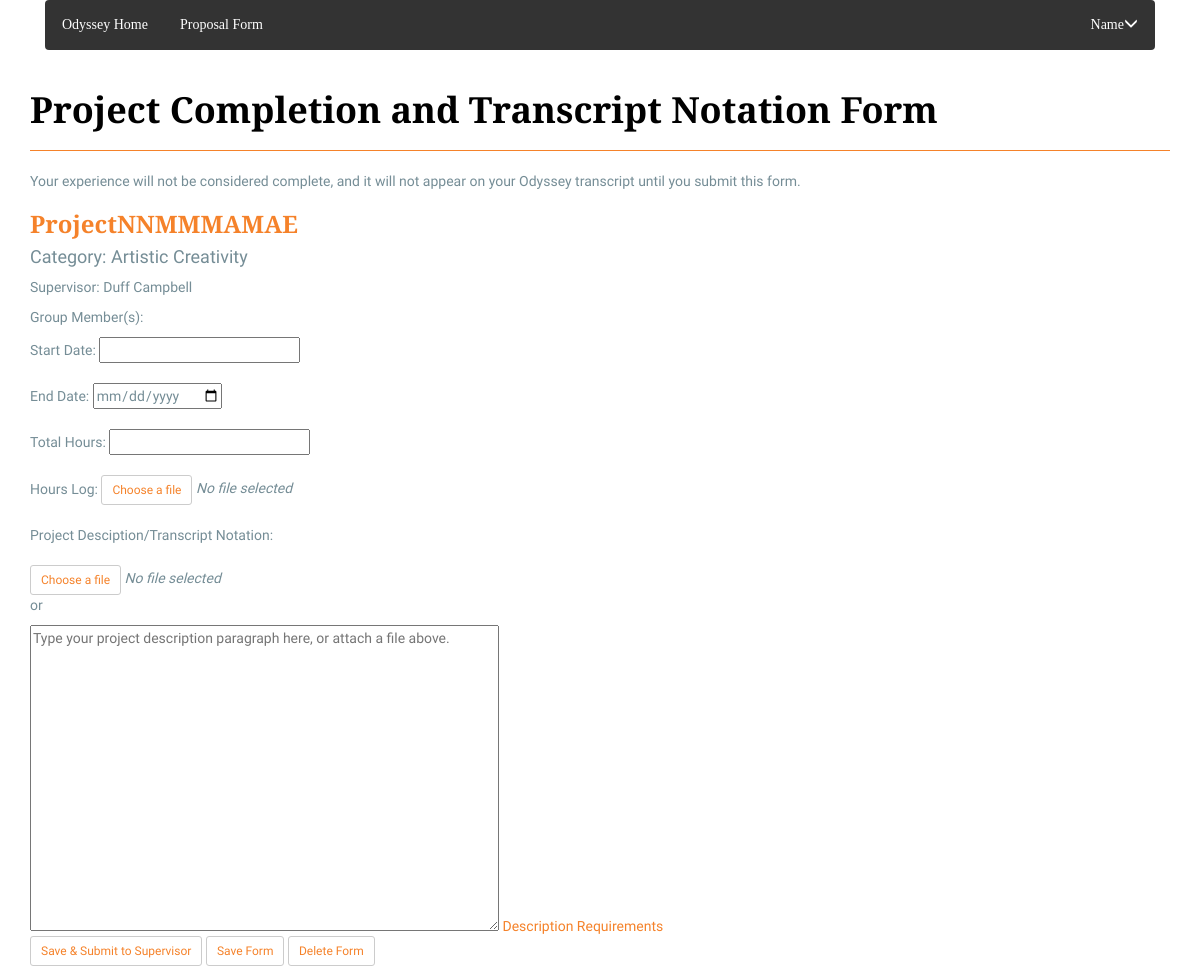
The page /odyssey/complete-project/43 on the database its author committed.
### projects/models.py (models this page shows, shortened)
class Project(models.Model):
    title = models.CharField(max_length=200)
    category = models.CharField(max_length=20)
    advisor = models.ForeignKey(User, on_delete=models.CASCADE)
    status = models.CharField(max_length=60)
    start_date = models.CharField(max_length=50)
    end_date = models.CharField(max_length=50)
    update_date = models.CharField(max_length=50)

### projects/views.py (the view)
# urls.py: url(r'^complete-project/(?P<project_id>[0-9]+)', views.completion, name = 'completion'),
def completion(request, project_id):
    project = get_object_or_404(Project, pk=project_id)
    return render(request, 'projects/completion.html', {'project':project})

### projects/templates/projects/completion.html (shortened to what this page needs)
{% extends "projects/base.html" %}
{% block header %}Project Completion and Transcript Notation Form{% endblock %}
{% block content %}
<div class="body">
<p>Your experience will not be considered complete, and it will not appear on your Odyssey transcript until you submit this form.</p>
</div>
        <h3>{{project.title}}</h3>
        <h4 id="projectCategory">Category: {{project.category}}</h4>
        <div>
            <p id="supervisor">
            Supervisor: {{project.advisor.first_name}} {{project.advisor.last_name}}
            </p>
            <p id="group">
            Group Member(s):
            </p>
            <form action="">
            Start Date: <input type="text", id="startdate"/>
            <br><br>
            End Date: <input type="date", id="enddate"/>
            <br><br>
            Total Hours: <input type="text", id="hours"/><br><br>
            Hours Log:
            <label for="hrfile">Choose a file</label><p id="hrlabel"> No file selected</p>
            <br><br>
            Project Desciption/Transcript Notation:
            <br>
            <br>
            <label for="descfile">Choose a file</label><p id="desclabel"> No file selected</p>
            <p>or</p>
            <textarea rows="15" cols="56" id="description" placeholder="Type your project description paragraph here, or attach a file above."></textarea>
            <a href="" id="require">Description Requirements</a>
            </form>
<button id="ss" class="btn btn-default btn-sm">Save &amp; Submit to Supervisor</button>
<button id="save" class="btn btn-default btn-sm">Save Form</button>
<button id="delete" class="btn btn-default btn-sm">Delete Form</button>
{% endblock %}

### projects/static/projects/style.css (style rules this page uses)
body { font-family: 'Merriweather Sans', sans-serif; padding-bottom: 10px; }
h3 { font-family: 'Merriweather', serif; color: #f5822a; font-weight: 700; }
a { color: #f5822a; }
.inputnar + label, .inputhr + label, .inputdesc + label { display: inline-block; cursor: pointer; }
#narlabel, #hrlabel, #desclabel { display: inline; font-style: italic; }
.btn { color: #f5822a; }

### projects/static/projects/timeline.css (style rules this page uses)
html, body { width: 100% !important ; height: 100% !important ; display: block !important ; justify-content: center !important ; font-family: "Titillium Web", sans serif; color: #758D96 !important ; }

### rows shown on the page
Project: title "ProjectNNMMMAMAE", category "Artistic Creativity", advisor.first_name "Duff", advisor.last_name "Campbell"
